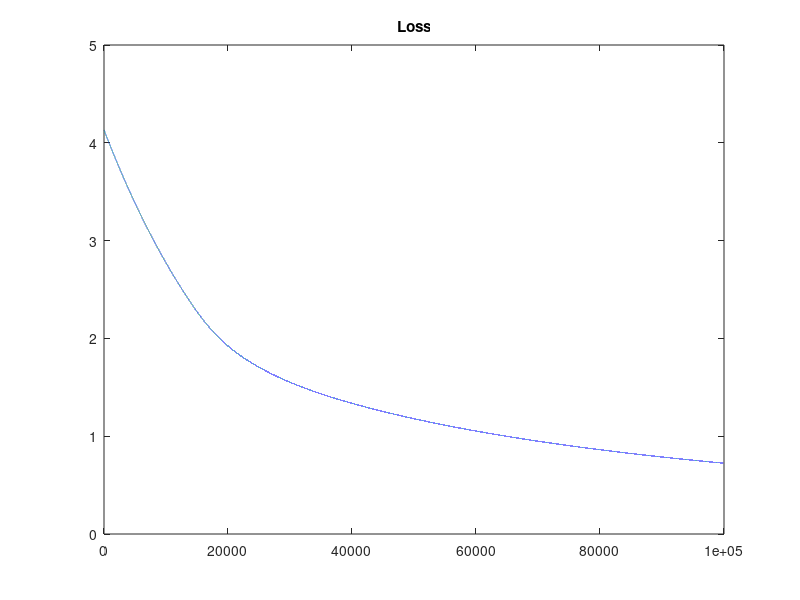
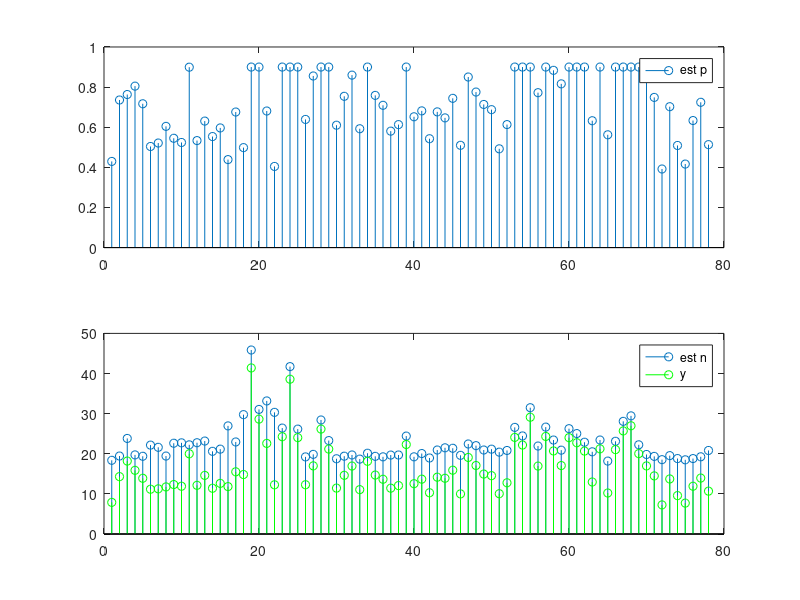

Here is the MATLAB script that generated these plots, in order: (Note: a time limit stopped this script after it produced the figures.)


close all;
clear all;

%load atl_data.mat;

load atl_data_no88.mat; y = y/500;

%%
m = 78;

K = 3; 

% make p bounded between [p_min, p_max]
p_min = 0.1;
p_max = 0.9;

A = A - diag(diag(A));
D = sum(A,2);
L = diag(D) - A; 


%%
%lambda_1 = 0.2; 
lambda_1 = 0.001; 
lambda_2 = 0.001;

X = [ones(m,1), X]; K = K+1;
P = eye(m) - X*pinv(X'*X)*X';

%%
iter = 100000; %500; 
loss = zeros(iter,1);
loss2 = zeros(iter,1); %log domain in 1st term


% initial value
%n_est = y + 20;  p_est = y./n_est;
p_level = 0.8; p_est = ones(m,1)*p_level; n_est = y./p_est;

%n_est = y./p_est;
%p_est = y./n_est;
%p_est = p_min + rand(m,1)*(p_max-p_min);


%     %% in (log n, log p) domain
%     
%     v_min = log(p_min);
%     v_max = log(p_max);
%     
%     u = log(n_est);
%     v = log(p_est);
%     
%     logy = log(y);
%     
%     
%     % iterations
%     step = 1e-2; %1e-3; 
%     inner_iter = 5;
%     y_scale = 1/m;
%     
%     for ii = 1:iter
%         
%         for inter_ii = 1:inner_iter
%             
%             %dn1 = -2*(y-n_est.*p_est).*p_est ;
%             du1 = -2* (logy -(u + v))*y_scale;
%             
%             n_est = exp(u);
%             dn2 = 2*lambda_2*P*n_est;
%             du2 = dn2.*n_est;
%             
%             u = u - step*(du1+du2);
%             u_min = 0;
%             
%             u( u < u_min) =u_min;
%             
%             %n_est = n_est - step*(dn1+dn2);
%             %n_est = n_est - step*(-2*(y-n_est.*p_est).*p_est + 2*lambda_2*P*n_est);
%             
%             
%             %n_est(n_est<1) =1;
%         end
%         
%         for inter_ii = 1:inner_iter
%             
%             %dp1 = -2*(y-n_est.*p_est).*n_est;
%             dv1 = -2*(logy -(u+v))*y_scale;
%             
%             p_est = exp(v);
%             dp2 =  2*lambda_1*L*p_est;
%             dv2 = dp2.*p_est;
%             
%             v = v - step*(dv1+dv2);
%             
%             v(v>v_max) = v_max; 
%             v(v<v_min) = v_min;
%             
%             %p_est = p_est - step*( dp1 + dp2 );
%             
%             %p_est = p_est - step*( -2*(y-n_est.*p_est).*n_est + 2*lambda_1*L*p_est );
%             %p_est(p_est>1) = 1; p_est(p_est<0) = 0;
%             
%             %p_est(p_est>p_max) = p_max; 
%             %p_est(p_est<p_min) = p_min;
%         end
%         
%         n_est = exp(u);
%         p_est = exp(v);
%         
%         loss(ii) = (1/m.^2)*norm(y - n_est.*p_est).^2 + lambda_1*p_est'*L*p_est ...
%             + lambda_2*n_est'*P*n_est;
%         
%         %loss2(ii) = norm(logy - (u+v)).^2 + lambda_1*p'*L*p ...
%             %+ lambda_2*norm(n-X*my_beta).^2;
%         
%     end
%     
%     
%     %%
%     figure(1);%clf; 
%     %subplot(121);
%     plot(loss,'-o'); 
%     title('Loss'); grid on;
%     % subplot(122);
%     % plot(loss2,'-o'); 
%     % title('Loss2'); grid on;
%     
%     figure; subplot(2,1,1);  stem(p_est,'r'); legend('est p')
%     
%     subplot(2,1,2); stem(y); hold on; stem(n_est,'r'); legend('y','est n')
%     
%     disp('n, y, n_est')
%     [y n_est]
%     % %%
%     % disp(' p, p_est')
%     % [p, p_est]
%     % 
%     % disp(' n, n_est')
%     % [n, n_est]
%     
%     return;
%     %%


%% in (n,p) domain

% iterations
step = 0.001; 
inner_iter = 10;
p_diff=[];
n_diff=[];

for ii = 1:iter
    
    for inter_ii = 1:inner_iter
        dn1 = -2*(y-n_est.*p_est).*p_est/m;
        dn2 = 2*lambda_2*P*n_est;
        n_est = n_est - step*(dn1+dn2);
        %n_est = n_est - step*(-2*(y-n_est.*p_est).*p_est + 2*lambda_2*P*n_est);
        
        n_est(n_est<1) =1;
    end
    
    for inter_ii = 1:inner_iter
        
        dp1 = -2*(y-n_est.*p_est).*n_est/m;
        dp2 =  2*lambda_1*L*p_est;
        p_est = p_est - step*( dp1 + dp2 );
        
        %p_est = p_est - step*( -2*(y-n_est.*p_est).*n_est + 2*lambda_1*L*p_est );
        %p_est(p_est>1) = 1; p_est(p_est<0) = 0;
        
        p_est(p_est>p_max) = p_max; 
        p_est(p_est<p_min) = p_min;
    end
    
    loss(ii) = norm(y - n_est.*p_est).^2/m + lambda_1*p_est'*L*p_est ...
        + lambda_2*n_est'*P*n_est;
    %loss(ii)
    if ii > 1
        p_diff = [p_diff norm(dp1 + dp2)];
        n_diff = [n_diff norm(dn1 + dn2)];
    end

end

%%
figure; plot(loss,'-'); title('Loss')

figure; subplot(2,1,1); stem(p_est); legend('est p')

subplot(2,1,2); stem(n_est); hold on; stem(y,'g'); legend('est n','y')

figure; subplot(2,1,1); plot(p_diff);
subplot(2,1,2); plot(n_diff)

disp('n, y, n_est')
[y n_est]

%%loc

[val, loc] = sort(p_est);

beat(loc(1:5))

figure; stem(sort(p_est))
